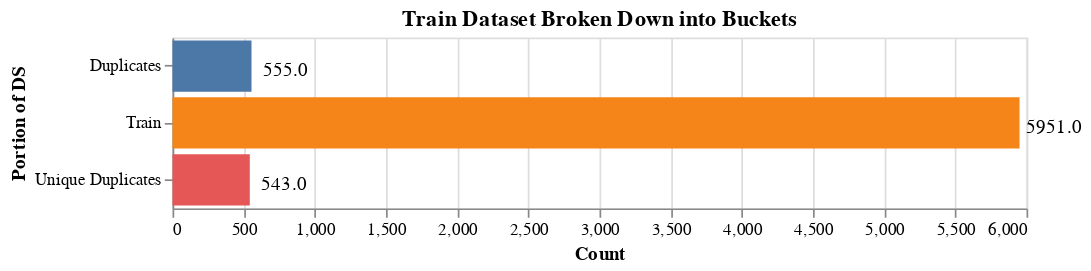

Notebook source saved alongside this figure:
### Code cell
print_train_stacked()

### Figure 1 — Vega-Lite specification as saved in the notebook (floating-point values rounded to 4 significant figures)
{"config": {"view": {"continuousWidth": 400, "continuousHeight": 300}}, "layer": [{"mark": "bar", "encoding": {"color": {"type": "nominal", "field": "Portion", "legend": null}, "detail": {"type": "nominal", "field": "Portion"}, "x": {"type": "quantitative", "axis": {"title": "Count"}, "field": "Size"}, "y": {"type": "nominal", "axis": {"title": "Portion of DS"}, "field": "Portion"}}, "height": 100, "title": "Train Dataset Broken Down into Buckets", "width": 500}, {"mark": {"type": "text", "color": "black", "dx": 20, "dy": 3}, "encoding": {"detail": {"type": "nominal", "field": "Portion"}, "text": {"type": "quantitative", "aggregate": "sum", "field": "Size", "format": ".1f"}, "x": {"type": "quantitative", "aggregate": "sum", "field": "Size", "stack": "zero"}, "y": {"type": "nominal", "field": "Portion"}}}], "data": {"name": "data-e3dcce3ef3d38f1ecf2be01d3438eb76"}, "$schema": "https://vega.github.io/schema/vega-lite/v4.8.1.json", "datasets": {"data-e3dcce3ef3d38f1ecf2be01d3438eb76": [{"Size": 5951, "Portion": "Train"}, {"Size": 555, "Portion": "Duplicates"}, {"Size": 543, "Portion": "Unique Duplicates"}]}}
